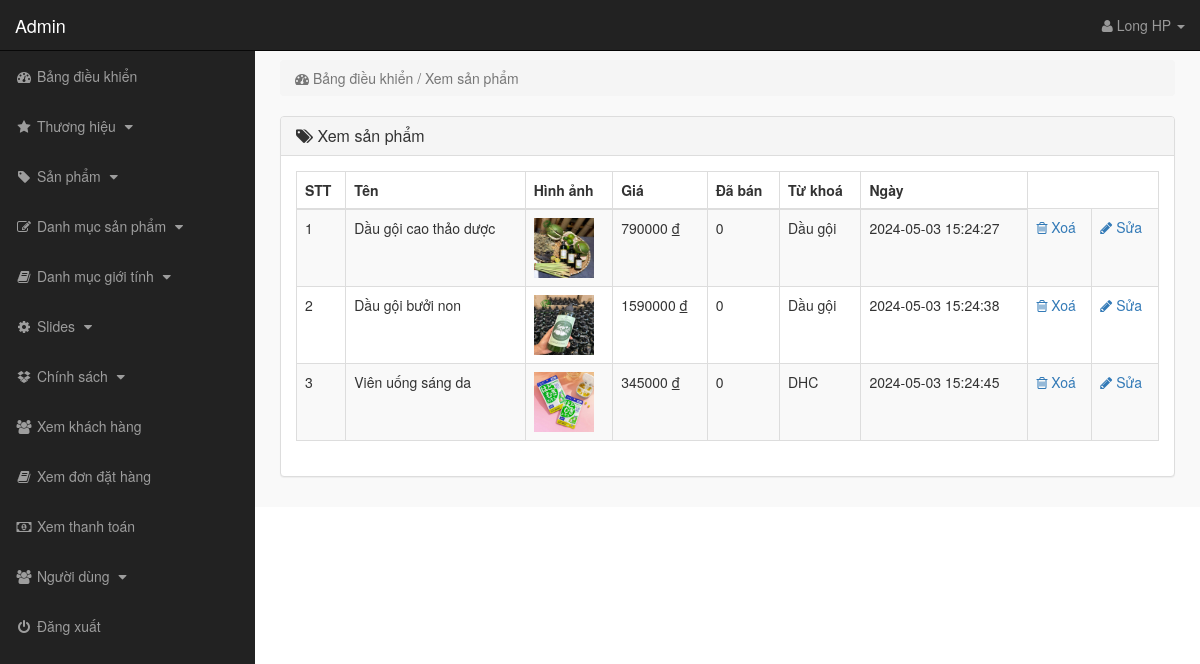
Page /admin_area/index.php?view_products (signed in) on the committed database.
### tables this page shows
CREATE TABLE `products` (
  `product_id` int(10) NOT NULL,
  `p_cat_id` int(10) NOT NULL,
  `cat_id` int(10) NOT NULL,
  `manufacturer_id` int(10) NOT NULL,
  `date` timestamp NOT NULL DEFAULT current_timestamp() ON UPDATE current_timestamp(),
  `product_title` text NOT NULL,
  `product_img` text NOT NULL,
  `product_price` int(10) NOT NULL,
  `product_keywords` text NOT NULL,
  `product_desc` text NOT NULL
);

### admin_area/view_products.php (the view)
<?php
if (!isset($_SESSION['admin_email'])) {
    echo "<script>window.open('login.php','_self')</script>";
} else {
?>
<div class="row">
    <div class="col-lg-12">
        <ol class="breadcrumb">
            <li class="active">
                <i class="fa fa-dashboard"></i> Bảng điều khiển / Xem sản phẩm
            </li>
        </ol>
    </div>
</div>
<div class="row">
    <div class="col-lg-12">
        <div class="panel panel-default">
            <div class="panel-heading">
                <h3 class="panel-title">
                    <i class="fa fa-tags"></i> Xem sản phẩm
                </h3>
            </div>
            <div class="panel-body">
                <div class="table-responsive">
                    <table class="table table-striped table-bordered table-hover">
                        <thead>
                            <tr>
                                <th> STT </th>
                                <th> Tên </th>
                                <th> Hình ảnh </th>
                                <th> Giá </th>
                                <th> Đã bán </th>
                                <th> Từ khoá </th>
                                <th> Ngày </th>
                            </tr>
                        </thead>
                        <tbody>
                            <?php
                                $i = 0;
                                $get_pro = "select * from products";
                                $run_pro = mysqli_query($conn, $get_pro);
                                while ($row_pro = mysqli_fetch_array($run_pro)) {
                                    $pro_id = $row_pro['product_id'];
                                    $pro_title = $row_pro['product_title'];
                                    $pro_img = $row_pro['product_img'];
                                    $pro_price = $row_pro['product_price'];
                                    $pro_keywords = $row_pro['product_keywords'];
                                    $pro_date = $row_pro['date'];
                                    $i++;
                                ?>
                            <tr>
                                <td><?php echo $i; ?></td>
                                <td><?php echo $pro_title; ?></td>
                                <td>
                                    <img style="width:60px;height:60px;" src="product_images/<?php echo $pro_img; ?>"
                                        alt="Product Image">
                                </td>
                                <td><?php echo $pro_price; ?> <u>đ</u></td>
                                <td>
                                    <?php
                                            $get_sold = "select * from pending_orders where product_id='$pro_id'";
                                            $run_sold = mysqli_query($conn, $get_sold);
                                            $count = mysqli_num_rows($run_sold);
                                            echo $count;
                                            ?>
                                </td>
                                <td><?php echo $pro_keywords; ?></td>
                                <td><?php echo $pro_date; ?></td>
                                <td>
                                    <a href="index.php?delete_product=<?php echo $pro_id; ?>">
                                        <i class="fa fa-trash-o"></i> Xoá
                                    </a>
                                </td>
                                <td>
                                    <a href="index.php?edit_product=<?php echo $pro_id; ?>">
                                        <i class="fa fa-pencil"></i> Sửa
                                    </a>
                                </td>
                            </tr>
                            <?php } ?>
                        </tbody>
                    </table>
                </div>
            </div>
        </div>
    </div>
</div>
<?php } ?>

### admin_area/index.php (shortened to what this page needs)
<?php
include("includes/database.php");
if (!isset($_SESSION['admin_email'])) {
    echo "<script>window.open('login.php','_self')</script>";
} else {
    $admin_session = $_SESSION['admin_email'];
    $get_admin = "select * from admins where admin_email='$admin_session'";
    $run_admin = mysqli_query($conn, $get_admin);
    $row_admin = mysqli_fetch_array($run_admin);
    $admin_name = $row_admin['admin_name'];
?>
<!DOCTYPE html>
<html lang="en">
<head>
    <link rel="stylesheet" href="css/bootstrap-337.css">
    <link rel="stylesheet" href="css/style.css">
    <link rel="stylesheet" href="font-awesome/css/font-awesome.css">
</head>
<body>
    <div id="wrapper">
        <?php include("includes/sidebar.php"); ?>
        <div id="page-wrapper">
            <div class="container-fluid">
                <?php
                    if (isset($_GET['view_products'])) {
                        include("view_products.php");
                    }
                    ?>
            </div>
        </div>
    </div>
</body>
</html>
<?php } ?>

### admin_area/includes/sidebar.php (shortened to what this page needs)
<?php
if (!isset($_SESSION['admin_email'])) {
    echo "<script>window.open('login.php','_self')</script>";
} else {
?>
<nav class="navbar navbar-inverse navbar-fixed-top">
    <div class="navbar-header">
        <a href="index.php?dashboard" class="navbar-brand">Admin</a>
    </div>
    <ul class="nav navbar-right top-nav">
        <li class="dropdown">
            <a href="#" class="dropdown-toggle" data-toggle="dropdown">
                <i class="fa fa-user"></i> <?php echo $admin_name; ?> <b class="caret"></b>
            </a>
        </li>
    </ul>
    <div class="collapse navbar-collapse navbar-ex1-collapse">
        <ul class="nav navbar-nav side-nav">
            <li>
                <a href="index.php?dashboard">
                    <i class="fa fa-fw fa-dashboard"></i> Bảng điều khiển
                </a>
            </li>
            <li>
                <a href="#" data-toggle="collapse" data-target="#manufacturers">
                    <i class="fa fa-fw fa-star"></i> Thương hiệu
                    <i class="fa fa-fw fa-caret-down"></i>
                </a>
            </li>
            <li>
                <a href="#" data-toggle="collapse" data-target="#products">
                    <i class="fa fa-fw fa-tag"></i> Sản phẩm
                    <i class="fa fa-fw fa-caret-down"></i>
                </a>
            </li>
            <li>
                <a href="#" data-toggle="collapse" data-target="#p_cat">
                    <i class="fa fa-fw fa-edit"></i> Danh mục sản phẩm
                    <i class="fa fa-fw fa-caret-down"></i>
                </a>
            </li>
            <li>
                <a href="#" data-toggle="collapse" data-target="#cat">
                    <i class="fa fa-fw fa-book"></i> Danh mục giới tính
                    <i class="fa fa-fw fa-caret-down"></i>
                </a>
            </li>
            <li>
                <a href="#" data-toggle="collapse" data-target="#slides">
                    <i class="fa fa-fw fa-gear"></i> Slides
                    <i class="fa fa-fw fa-caret-down"></i>
                </a>
            </li>
            <li>
                <a href="#" data-toggle="collapse" data-target="#boxes">
                    <i class="fa fa-fw fa-dropbox"></i> Chính sách
                    <i class="fa fa-fw fa-caret-down"></i>
                </a>
            </li>
            <li>
                <a href="index.php?view_customers">
                    <i class="fa fa-fw fa-users"></i> Xem khách hàng
                </a>
            </li>
            <li>
                <a href="index.php?view_orders">
                    <i class="fa fa-fw fa-book"></i> Xem đơn đặt hàng
                </a>
            </li>
            <li>
                <a href="index.php?view_payments">
                    <i class="fa fa-fw fa-money"></i> Xem thanh toán
                </a>
            </li>
            <li>
                <a href="#" data-toggle="collapse" data-target="#users">
                    <i class="fa fa-fw fa-users"></i> Người dùng
                    <i class="fa fa-fw fa-caret-down"></i>
                </a>
            </li>
            <li>
                <a href="logout.php">
                    <i class="fa fa-fw fa-power-off"></i> Đăng xuất
                </a>
            </li>
        </ul>
    </div>
</nav>
<?php } ?>

### admin_area/css/style.css (style rules this page uses)
body { margin-top: 100px; }
#wrapper { padding-left: 0px; }
#page-wrapper { width: 100%; padding: 0; background-color: #f9f9f9; }
@media (min-width: 768px) { body { margin-top: 50px; } }
@media (min-width: 768px) { #wrapper { padding-left: 255px; } }
@media (min-width: 768px) { #page-wrapper { padding: 10px; } }
.top-nav { padding: 0 15px; }
.top-nav>li { display: inline-block; }
.top-nav>li>a { color: #999999; line-height: 20px; padding-top: 15px; padding-bottom: 15px; }
@media (min-width: 768px) { .side-nav { position: fixed; top: 51px; bottom: 0; width: 255px; overflow-y: auto; overflow-x: hidden; background-color: #222222; padding-bottom: 40px; border-radius: 0; } }
@media (min-width: 768px) { .side-nav>li>a { width: 255px; } }
.panel-body { border-radius: 5px; }

### rows in the picture
products: product_title "Dầu gội cao thảo dược", product_img (picture), product_price "790000", count "0", product_keywords "Dầu gội", date "2024-05-03 15:24:27"
products: product_title "Dầu gội bưởi non", product_img (picture), product_price "1590000", count "0", product_keywords "Dầu gội", date "2024-05-03 15:24:38"
products: product_title "Viên uống sáng da", product_img (picture), product_price "345000", count "0", product_keywords "DHC", date "2024-05-03 15:24:45"

### other values in the picture
$admin_name "Long HP"
